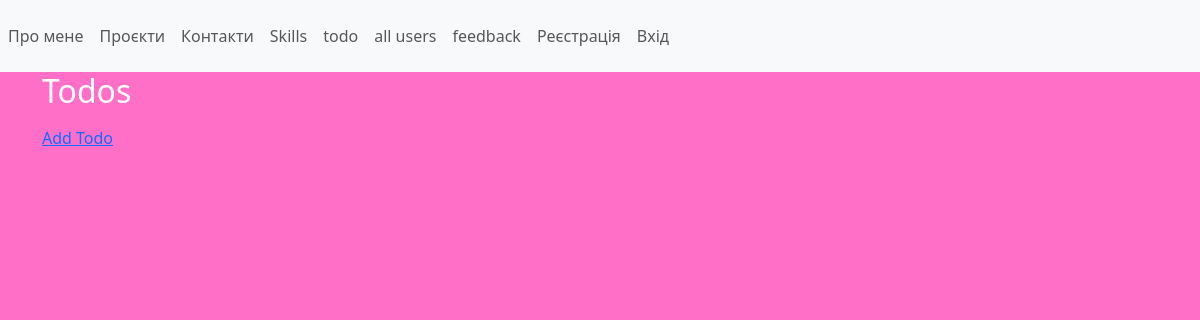
The app's page /todos, older data.
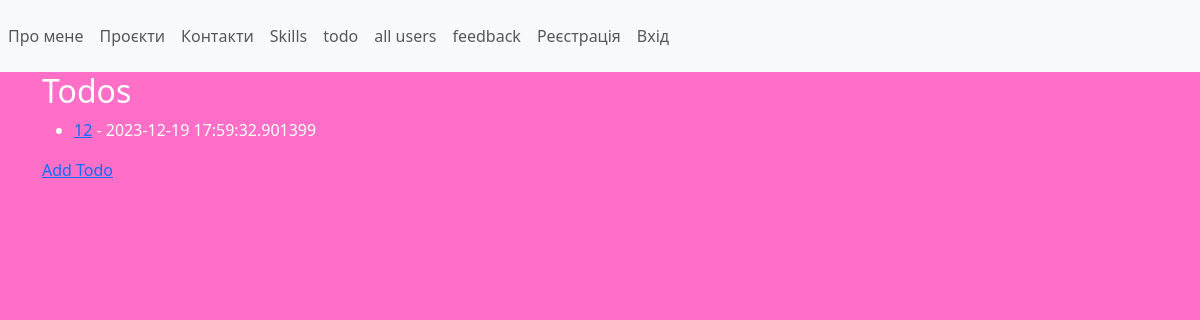
The same page, newer data.
### app/models.py (models this page shows, shortened)
class Todo(db.Model):
    id = db.Column(db.Integer, primary_key=True)
    title = db.Column(db.String(100), nullable=False)
    description = db.Column(db.String(200))
    date_created = db.Column(db.DateTime, default=datetime.utcnow)

### app/todos/views.py (the view)
@todos_bp.route('/todos')
def todos():
    todos = Todo.query.all()
    return render_template('todos.html', todos=todos, navigation=navigation)

### app/todos/templates/todos.html
{% extends 'base.html' %}
{% block content %}
  <h2>Todos</h2>
  <ul>
    {% for todo in todos %}
      <li><a href="{{ url_for('todos.todo', todo_id=todo.id) }}">{{ todo.title }}</a> - {{ todo.date_created }}</li>
    {% endfor %}
  </ul>
<a href="{{ url_for('todos.add_todo') }}">Add Todo</a>
{% endblock %}

Row changes from the older to the newer data that the page shows:
added Todo: title "12", date_created "2023-12-19 17:59:32.901399"
